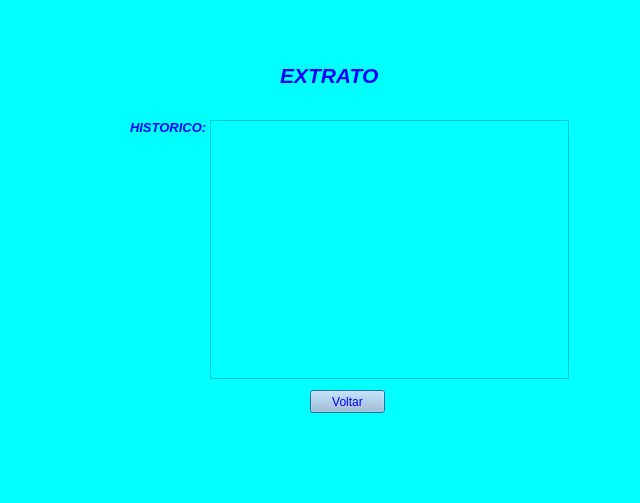
<?xml version="1.0" encoding="UTF-8"?>
<ui version="4.0">
 <class>Dialog</class>
 <widget class="QDialog" name="Dialog">
  <property name="geometry">
   <rect>
    <x>0</x>
    <y>0</y>
    <width>640</width>
    <height>503</height>
   </rect>
  </property>
  <property name="windowTitle">
   <string>Dialog</string>
  </property>
  <property name="styleSheet">
   <string notr="true">background-color: cyan</string>
  </property>
  <widget class="QLabel" name="label">
   <property name="geometry">
    <rect>
     <x>280</x>
     <y>40</y>
     <width>131</width>
     <height>71</height>
    </rect>
   </property>
   <property name="text">
    <string>&lt;html&gt;&lt;head/&gt;&lt;body&gt;&lt;p&gt;&lt;span style=&quot; font-size:16pt; font-weight:600; font-style:italic; color:#0000ff;&quot;&gt;EXTRATO&lt;/span&gt;&lt;/p&gt;&lt;/body&gt;&lt;/html&gt;</string>
   </property>
  </widget>
  <widget class="QLabel" name="label_5">
   <property name="geometry">
    <rect>
     <x>130</x>
     <y>120</y>
     <width>81</width>
     <height>16</height>
    </rect>
   </property>
   <property name="text">
    <string>&lt;html&gt;&lt;head/&gt;&lt;body&gt;&lt;p&gt;&lt;span style=&quot; font-size:10pt; font-weight:600; font-style:italic; color:#0000ff;&quot;&gt;HISTORICO:&lt;/span&gt;&lt;/p&gt;&lt;/body&gt;&lt;/html&gt;</string>
   </property>
  </widget>
  <widget class="QPushButton" name="pushButton">
   <property name="geometry">
    <rect>
     <x>310</x>
     <y>390</y>
     <width>75</width>
     <height>23</height>
    </rect>
   </property>
   <property name="styleSheet">
    <string notr="true">QPushButton {background-color: #A3C1DA; color: blue;}
QPushButton:hover:!pressed {border: 3px solid yellow;}</string>
   </property>
   <property name="text">
    <string>Voltar</string>
   </property>
  </widget>
  <widget class="QScrollArea" name="scrollArea">
   <property name="geometry">
    <rect>
     <x>210</x>
     <y>120</y>
     <width>359</width>
     <height>259</height>
    </rect>
   </property>
   <property name="widgetResizable">
    <bool>true</bool>
   </property>
   <widget class="QWidget" name="scrollAreaWidgetContents">
    <property name="geometry">
     <rect>
      <x>0</x>
      <y>0</y>
      <width>357</width>
      <height>257</height>
     </rect>
    </property>
    <widget class="QWidget" name="verticalLayoutWidget">
     <property name="geometry">
      <rect>
       <x>0</x>
       <y>0</y>
       <width>361</width>
       <height>261</height>
      </rect>
     </property>
     <layout class="QVBoxLayout" name="verticalLayout">
      <item>
       <widget class="QLabel" name="Texto_extrato">
        <property name="styleSheet">
         <string notr="true">label.setStyleSheet(“font-color: blue ”)
font: 75 10pt &quot;MS Shell Dlg 2&quot;;

</string>
        </property>
        <property name="text">
         <string>&lt;html&gt;&lt;head/&gt;&lt;body&gt;&lt;p&gt;&lt;br/&gt;&lt;/p&gt;&lt;/body&gt;&lt;/html&gt;</string>
        </property>
        <property name="textFormat">
         <enum>Qt::AutoText</enum>
        </property>
        <property name="scaledContents">
         <bool>false</bool>
        </property>
        <property name="wordWrap">
         <bool>false</bool>
        </property>
       </widget>
      </item>
     </layout>
    </widget>
   </widget>
  </widget>
 </widget>
 <resources/>
 <connections/>
</ui>
